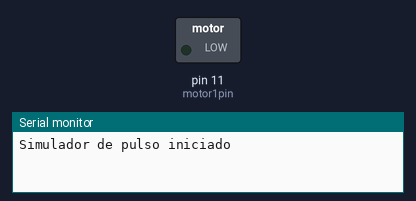
This sketch was run on a simulated Arduino Uno, built with avr-gcc and run on an emulated ATmega328P. Parts: switched loads named in the sketch (green lamp = pin HIGH), the last lines printed to the serial monitor. Random numbers use the default seed unless the sketch sets one.

Above: at 0.1 s.
At 80.9 s:
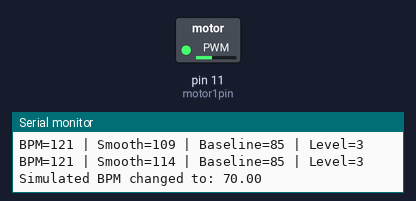
At 121.9 s:
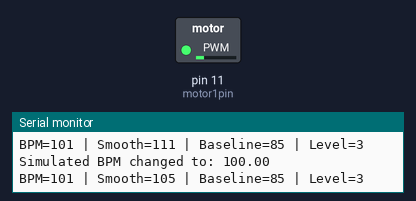
Timing chart, 0 to 123.4 s (numbered marks = the images above):
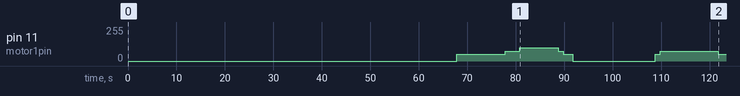

The sketch:

stressDetector_simulateBPM.ino
```cpp
// =====================================================
// SIMULACIÓN DE PULSO + CONTROL DE MOTOR
// =====================================================

const int motor1pin = 11;

// -----------------------------
// SIMULADOR DE PULSO
// -----------------------------
float simulatedBPM = 75.0;
unsigned long lastSimulatedBeat = 0;

// -----------------------------
// BPM Y PROMEDIO
// -----------------------------
const byte RATE_SIZE = 8;
byte rates[RATE_SIZE];
byte rateSpot = 0;
byte rateCount = 0;

long lastBeat = 0;

float beatsPerMinute = 0;
int beatAvg = 0;

long irValue = 0;

const long FINGER_THRESHOLD = 50000;

const int MIN_VALID_BPM = 40;
const int MAX_VALID_BPM = 180;

// -----------------------------
// LÍNEA BASE
// -----------------------------
const unsigned long BASELINE_DURATION_MS = 1UL * 60UL * 1000UL;
const unsigned long BASELINE_SAMPLE_PERIOD_MS = 1000UL;

const int MAX_BASELINE_SAMPLES = 320;
byte baselineSamples[MAX_BASELINE_SAMPLES];
int baselineCount = 0;

unsigned long baselineStartMs = 0;
unsigned long lastBaselineSampleMs = 0;

bool baselineStarted = false;
bool baselineReady = false;

int baselineBpm = 0;

// -----------------------------
// SUAVIZADO
// -----------------------------
const byte SMOOTH_WINDOW_SECONDS = 15;

byte smoothSamples[SMOOTH_WINDOW_SECONDS];
byte smoothIndex = 0;
byte smoothCount = 0;

unsigned long lastSmoothSampleMs = 0;
int smoothBpm = 0;

// -----------------------------
// CLASIFICACIÓN
// -----------------------------
enum StressLevel {
  LEVEL_NO_SIGNAL,
  LEVEL_REASSURE,
  LEVEL_AWARENESS,
  LEVEL_BREATH,
  LEVEL_CALM_DOWN
};

StressLevel currentLevel = LEVEL_NO_SIGNAL;

// -----------------------------
// TELEMETRÍA
// -----------------------------
const unsigned long TELEMETRY_PERIOD_MS = 1000UL;
unsigned long lastTelemetryMs = 0;

// =====================================================
// SETUP
// =====================================================
void setup()
{
  Serial.begin(115200);
  Serial.println("Simulador de pulso iniciado");

  pinMode(motor1pin, OUTPUT);

  randomSeed(analogRead(0));
}

// =====================================================
// LOOP
// =====================================================
void loop()
{
  updateHeartRate();

  simulateDynamicBPM();

  if (!baselineReady)
  {
    collectBaseline();
  }
  else
  {
    updateSmoothedBpm();
    currentLevel = classifyStressLevel();
    runPattern(currentLevel);
  }

  printTelemetry();
}

// =====================================================
// SIMULACIÓN DINÁMICA
// =====================================================
void simulateDynamicBPM()
{
  static unsigned long lastChange = 0;

  if (millis() - lastChange > 10000)
  {
    lastChange = millis();

    int mode = random(0, 4);

    switch (mode)
    {
      case 0: simulatedBPM = 70; break;
      case 1: simulatedBPM = 85; break;
      case 2: simulatedBPM = 100; break;
      case 3: simulatedBPM = 120; break;
    }

    Serial.print("Simulated BPM changed to: ");
    Serial.println(simulatedBPM);
  }
}

// =====================================================
// GENERADOR DE LATIDOS
// =====================================================
void updateHeartRate()
{
  unsigned long now = millis();

  irValue = FINGER_THRESHOLD + 10000;

  unsigned long interval = (unsigned long)(60000.0 / simulatedBPM);

  if (now - lastSimulatedBeat >= interval)
  {
    lastSimulatedBeat = now;

    float noise = random(-3, 4);
    beatsPerMinute = simulatedBPM + noise;

    if (beatsPerMinute >= MIN_VALID_BPM && beatsPerMinute <= MAX_VALID_BPM)
    {
      addRateSample((byte)beatsPerMinute);
      beatAvg = averageRates();
    }
  }
}

// =====================================================
// PROMEDIO BPM
// =====================================================
void addRateSample(byte bpm)
{
  rates[rateSpot] = bpm;
  rateSpot = (rateSpot + 1) % RATE_SIZE;

  if (rateCount < RATE_SIZE)
    rateCount++;
}

int averageRates()
{
  if (rateCount == 0) return 0;

  int sum = 0;
  for (byte i = 0; i < rateCount; i++)
    sum += rates[i];

  return sum / rateCount;
}

// =====================================================
// BASELINE
// =====================================================
void collectBaseline()
{
  unsigned long now = millis();

  bool fingerPresent = irValue >= FINGER_THRESHOLD;
  bool bpmAvailable = beatAvg > 0;

  if (!baselineStarted && fingerPresent && bpmAvailable)
  {
    baselineStarted = true;
    baselineStartMs = now;
    lastBaselineSampleMs = now;

    Serial.println("baseline_started");
  }

  if (!baselineStarted) return;

  if (now - lastBaselineSampleMs >= BASELINE_SAMPLE_PERIOD_MS)
  {
    lastBaselineSampleMs = now;

    if (baselineCount < MAX_BASELINE_SAMPLES)
    {
      baselineSamples[baselineCount] = (byte)beatAvg;
      baselineCount++;
    }
  }

  if ((now - baselineStartMs >= BASELINE_DURATION_MS) && baselineCount >= 60)
  {
    baselineBpm = medianBaseline();
    baselineReady = true;

    Serial.print("baseline_ready: ");
    Serial.println(baselineBpm);
  }
}

int medianBaseline()
{
  sortByteArray(baselineSamples, baselineCount);

  if (baselineCount % 2 == 1)
    return baselineSamples[baselineCount / 2];
  else
    return (baselineSamples[baselineCount / 2 - 1] +
            baselineSamples[baselineCount / 2]) / 2;
}

// =====================================================
// SUAVIZADO
// =====================================================
void updateSmoothedBpm()
{
  if (millis() - lastSmoothSampleMs >= 1000)
  {
    lastSmoothSampleMs = millis();

    smoothSamples[smoothIndex] = (byte)beatAvg;
    smoothIndex = (smoothIndex + 1) % SMOOTH_WINDOW_SECONDS;

    if (smoothCount < SMOOTH_WINDOW_SECONDS)
      smoothCount++;

    smoothBpm = medianSmooth();
  }
}

int medianSmooth()
{
  byte temp[SMOOTH_WINDOW_SECONDS];

  for (byte i = 0; i < smoothCount; i++)
    temp[i] = smoothSamples[i];

  sortByteArray(temp, smoothCount);

  if (smoothCount % 2 == 1)
    return temp[smoothCount / 2];
  else
    return (temp[smoothCount / 2 - 1] +
            temp[smoothCount / 2]) / 2;
}

// =====================================================
// CLASIFICACIÓN
// =====================================================
StressLevel classifyStressLevel()
{
  if (smoothCount < 5) return LEVEL_NO_SIGNAL;

  int delta = smoothBpm - baselineBpm;

  if (delta >= 33) return LEVEL_CALM_DOWN;
  if (delta >= 19) return LEVEL_BREATH;
  if (delta >= 9)  return LEVEL_AWARENESS;

  return LEVEL_REASSURE;
}

// =====================================================
// MOTOR
// =====================================================
void runPattern(StressLevel level)
{
  switch (level)
  {
    case LEVEL_REASSURE:
      analogWrite(motor1pin, 0);
      break;

    case LEVEL_AWARENESS:
      analogWrite(motor1pin, 50);
      break;

    case LEVEL_BREATH:
      analogWrite(motor1pin, 75);
      break;

    case LEVEL_CALM_DOWN:
      analogWrite(motor1pin, 100);
      break;

    default:
      analogWrite(motor1pin, 0);
      break;
  }
}

// =====================================================
// UTILIDAD
// =====================================================
void sortByteArray(byte arr[], int n)
{
  for (int i = 1; i < n; i++)
  {
    byte key = arr[i];
    int j = i - 1;

    while (j >= 0 && arr[j] > key)
    {
      arr[j + 1] = arr[j];
      j--;
    }
    arr[j + 1] = key;
  }
}

// =====================================================
// SERIAL
// =====================================================
void printTelemetry()
{
  if (millis() - lastTelemetryMs < TELEMETRY_PERIOD_MS)
    return;

  lastTelemetryMs = millis();

  Serial.print("BPM=");
  Serial.print(beatAvg);
  Serial.print(" | Smooth=");
  Serial.print(smoothBpm);
  Serial.print(" | Baseline=");
  Serial.print(baselineBpm);
  Serial.print(" | Level=");
  Serial.println(currentLevel);
}
```

Measured:
- by itself, pin 11 (motor1pin): 0/255 → 50/255 at 67.8 s, → 75/255 10.0 s later, → 100/255 3.0 s later, → 75/255 8.0 s later, … (9 changes in this stretch)
